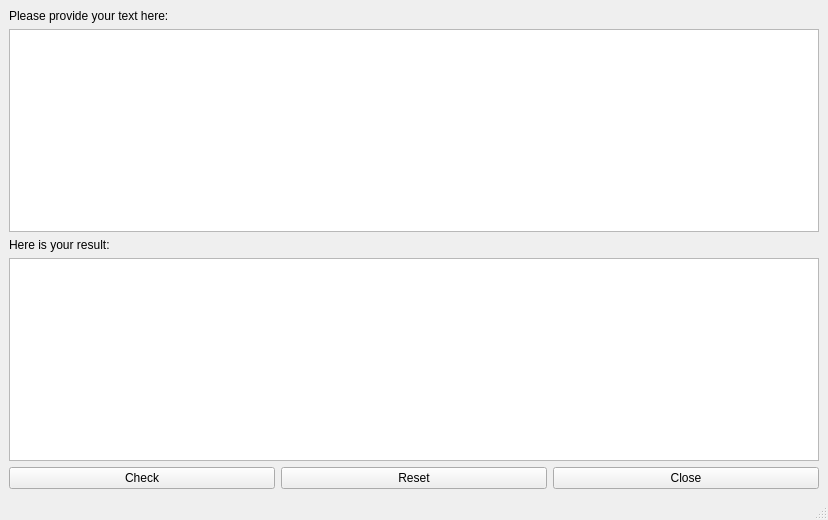
<?xml version="1.0" encoding="UTF-8"?>
<ui version="4.0">
 <class>mainWindow</class>
 <widget class="QMainWindow" name="mainWindow">
  <property name="geometry">
   <rect>
    <x>0</x>
    <y>0</y>
    <width>828</width>
    <height>520</height>
   </rect>
  </property>
  <property name="windowTitle">
   <string>My Language Tool</string>
  </property>
  <widget class="QWidget" name="centralwidget">
   <layout class="QGridLayout" name="gridLayout">
    <item row="0" column="0">
     <widget class="QLabel" name="provideLabel">
      <property name="text">
       <string>Please provide your text here:</string>
      </property>
     </widget>
    </item>
    <item row="1" column="0" colspan="3">
     <widget class="QTextEdit" name="provideEdit"/>
    </item>
    <item row="2" column="0">
     <widget class="QLabel" name="resultLabel">
      <property name="text">
       <string>Here is your result:</string>
      </property>
     </widget>
    </item>
    <item row="3" column="0" colspan="3">
     <widget class="QTextBrowser" name="resultBrowser"/>
    </item>
    <item row="4" column="0">
     <widget class="QPushButton" name="checkButton">
      <property name="text">
       <string>Check</string>
      </property>
     </widget>
    </item>
    <item row="4" column="1">
     <widget class="QPushButton" name="resetButton">
      <property name="text">
       <string>Reset</string>
      </property>
     </widget>
    </item>
    <item row="4" column="2">
     <widget class="QPushButton" name="closeButton">
      <property name="text">
       <string>Close</string>
      </property>
     </widget>
    </item>
   </layout>
  </widget>
  <widget class="QStatusBar" name="statusbar"/>
 </widget>
 <resources/>
 <connections/>
</ui>
